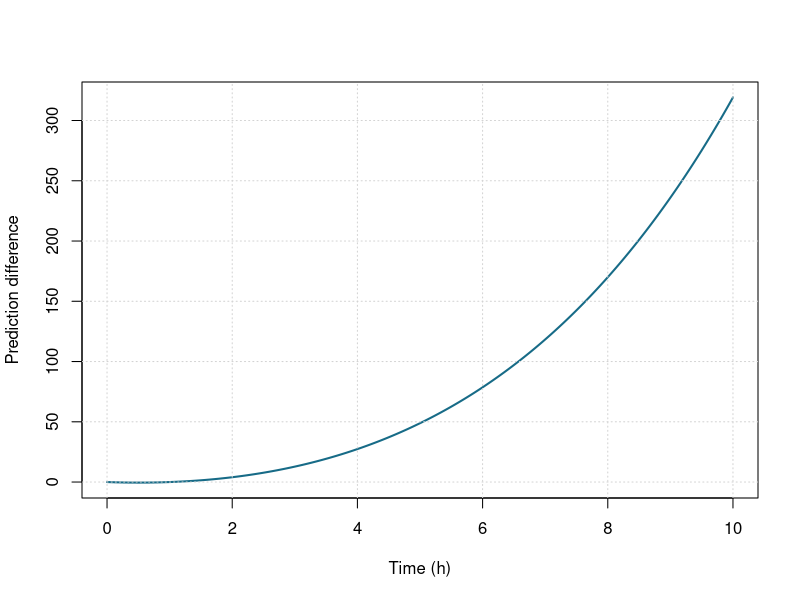

Generate this figure with R:
# Applied investigation: Comparing two growth models
# 1. Define the input domain and model
x <- seq(0, 10, length.out = 301)
y <- 100*1.2^x-(100+20*x)

# 2. Inspect numerical predictions
idx <- unique(round(seq(1, length(x), length.out = 5)))
print(data.frame(input = x[idx], output = y[idx]))

# 3. Visualize the model with labeled axes
plot(x, y, type = "l", lwd = 2, col = "#176B87",
     xlab = "Time (h)", ylab = "Prediction difference")
grid()

# 4. Check the sampled output range
print(range(y))
